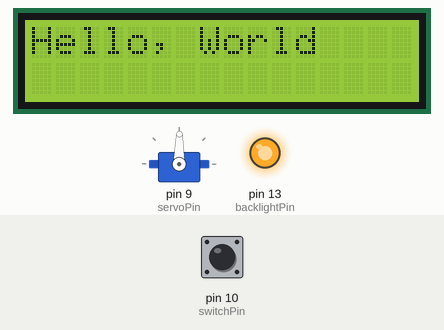
The sketch below on a simulated Arduino Uno, built with avr-gcc and run on an emulated ATmega328P. Parts: 16×2 character LCD, servo, output pins drawn as LEDs (lit = HIGH). Dashed ring = blinking. Inputs (shaded band) come from the test bench; at power-on: pin 10 (switchPin) HIGH.

Above: at 2.2 s.
2.3 s: pin 10 (switchPin) pulsed LOW 5 times (0.12 s each, 0.3 s apart)
At 2.75 s:
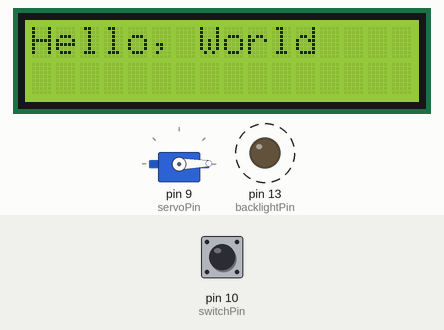
5.3 s: pin 10 (switchPin) pulled LOW for 0.15 s
At 6.4 s:
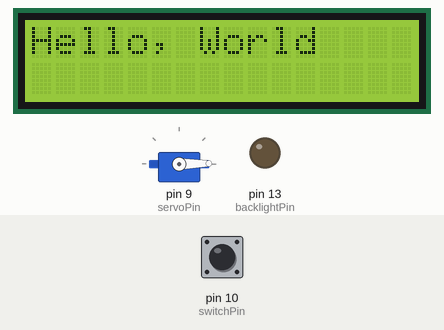
6.9 s: pin 10 (switchPin) pulled LOW for 1 s
At 7.7 s:
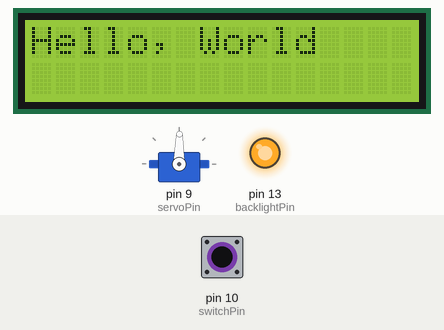
Timing chart, 0 to 9.9 s (numbered marks = the images above; inputs shaded):
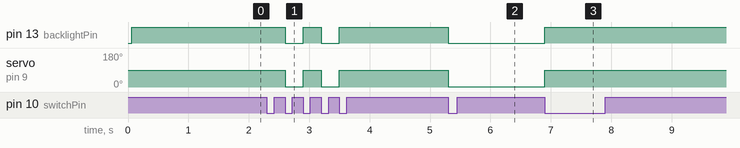

Measured:
- after the input at 2.3 s, pin 13 (backlightPin): alternates HIGH for 0.30 s and LOW for 0.30 s, 4 changes in all, then stays HIGH, starting after 0.30 s; servo on pin 9 (servoPin): alternates 89° for 0.30 s and 1° for 0.30 s, 4 changes in all, then stays 89°, starting after 0.30 s
- after the input at 5.3 s, pin 13 (backlightPin): HIGH → LOW at once; servo on pin 9 (servoPin): 89° → 1° at once
- after the input at 6.9 s, pin 13 (backlightPin): LOW → HIGH at once; servo on pin 9 (servoPin): 1° → 89° at once

The sketch:

p06_mintTin_II.ino
```cpp
#include <LiquidCrystal.h>
#include <Servo.h>

LiquidCrystal lcd(12,11,5,4,3,2); //  Init LCD, correlating to LCD Pins: 4,6,11,12,13,14
const int switchPin = 10;
int previousSwitchState = 0;
const int backlightPin = 13;
boolean backlight = true;
const int servoPin = 9;
Servo openSesame;


void setup() {
  lcd.begin(16,2); //Init coordinates
  lcd.print("Hello, World");
  pinMode(switchPin, INPUT);
  pinMode (backlightPin, OUTPUT);
  digitalWrite(backlightPin, HIGH);

  openSesame.attach(servoPin);
  openSesame.write(89);

  delay(1000);
}

void loop() {
  int switchState = digitalRead(switchPin);
  if(previousSwitchState != switchState && switchState == 0){
    if(backlight == true){
      digitalWrite(backlightPin, HIGH);
      backlight = false;
      openSesame.write(89);
    }else if (backlight == false){
      digitalWrite(backlightPin, LOW);
      backlight = true;
      openSesame.write(1);
    }
  }
  previousSwitchState = switchState;
}
```
